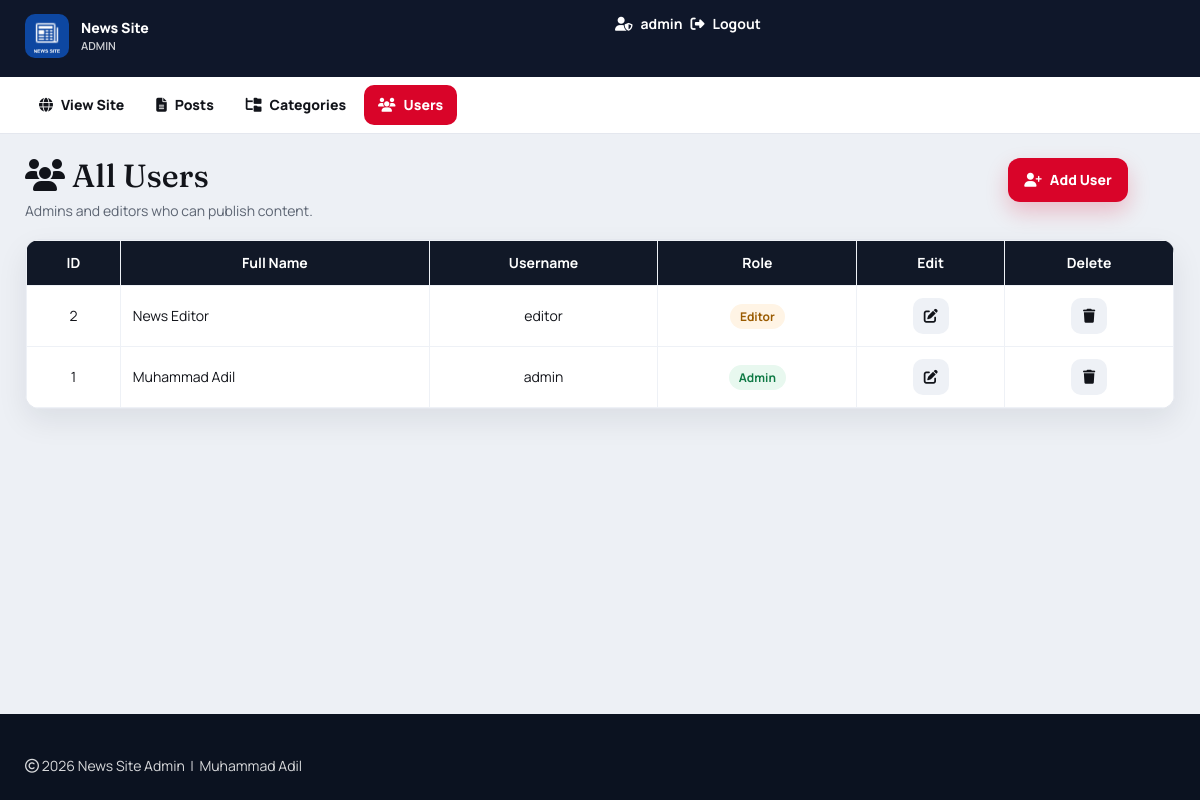
The page /admin/users.php (signed in) on the database its author committed.
### tables this page shows
CREATE TABLE `users` (
  `id` int(11) NOT NULL AUTO_INCREMENT,
  `first_name` varchar(30) NOT NULL,
  `last_name` varchar(30) NOT NULL,
  `username` varchar(30) DEFAULT NULL,
  `password` varchar(40) DEFAULT NULL,
  `role` int(11) NOT NULL COMMENT '1=Admin, 0=Normal',
  PRIMARY KEY (`id`)
);

### includes/helpers.php (called while the page is built, shortened)
<?php
function e($value)
{
    return htmlspecialchars((string) $value, ENT_QUOTES, 'UTF-8');
}

### admin/users.php (the view, shortened to what this page needs)
<?php
include "header.php";
include "config.php";
?>
  <div id="admin-content">
      <div class="container">
          <div class="row">
              <div class="col-xs-12 col-sm-8 col-md-10">
                  <h1 class="admin-heading"><i class="fa-solid fa-users"></i> All Users</h1>
                  <p class="admin-sub">Admins and editors who can publish content.</p>
              </div>
              <div class="col-xs-12 col-sm-4 col-md-2">
                  <a class="add-new btn btn-brand" href="add-user.php"><i class="fa-solid fa-user-plus"></i> Add User</a>
              </div>
              <div class="col-xs-12">
                  <?php
                 $limit = 10;
                 $page = isset($_GET['page']) ? max(1, (int) $_GET['page']) : 1;
                 $offset = ($page - 1) * $limit;
                 $sql = "SELECT * FROM users ORDER BY id DESC LIMIT {$offset}, {$limit}";
                 $result = mysqli_query($conn, $sql) or die("query failed.");
                 if (mysqli_num_rows($result) > 0) {
                  ?>
                  <div class="table-wrap">
                  <table class="content-table">
                      <thead>
                          <tr>
                          <th>ID</th>
                          <th>Full Name</th>
                          <th>Username</th>
                          <th>Role</th>
                          <th>Edit</th>
                          <th>Delete</th>
                          </tr>
                      </thead>
                      <tbody>
                      <?php while ($row = mysqli_fetch_assoc($result)) { ?>
                          <tr>
                              <td class="id"><?php echo (int) $row['id']; ?></td>
                              <td><?php echo e($row['first_name'] . ' ' . $row['last_name']); ?></td>
                              <td><?php echo e($row['username']); ?></td>
                              <td>
                                <span class="badge-role <?php echo ((int) $row['role'] === 1) ? 'is-admin' : 'is-editor'; ?>">
                                  <?php echo ((int) $row['role'] === 1) ? 'Admin' : 'Editor'; ?>
                                </span>
                              </td>
                              <td class="edit">
                                <a class="action-btn edit-btn" href="update-user.php?id=<?php echo (int) $row['id']; ?>" title="Edit">
                                  <i class="fa-solid fa-pen-to-square"></i>
                                </a>
                              </td>
                              <td class="delete">
                                <a class="action-btn delete-btn" href="delete-user.php?id=<?php echo (int) $row['id']; ?>" title="Delete" onclick="return confirm('Delete this user?');">
                                  <i class="fa-solid fa-trash"></i>
                                </a>
                              </td>
                          </tr>
                          <?php } ?>
                      </tbody>
                  </table>
                  </div>
                  <?php
                 } else {
                    echo "<p class='empty-state'>No users found.</p>";
                 }
                  ?>
              </div>
          </div>
      </div>
  </div>
<?php include "footer.php"; ?>

### css/style.css (style rules this page uses)
:root { --ink: #12141a; --muted: #5c6472; --line: #e4e7ee; --page: #f3f5f8; --surface: #ffffff; --brand: #111827; --accent: #d90429; --accent-dark: #b00321; --nav: #0f172a; --shadow: 0 12px 30px rgba(17, 24, 39, 0.08); --radius: 14px; --font-display: "Fraunces", Georgia, serif; --font-body: "Manrope", "Segoe UI", sans-serif; }
*, *::before, *::after { box-sizing: border-box; }
html { -webkit-text-size-adjust: 100%; scroll-behavior: smooth; }
body { margin: 0; color: var(--ink); background: radial-gradient(circle at top right, rgba(217, 4, 41, 0.06), transparent 28%), linear-gradient(180deg, #fafbfc 0%, var(--page) 40%); font-family: var(--font-body); overflow-x: hidden; }
a { color: inherit; text-decoration: none; }
.container { width: 100%; max-width: 1180px; }
.btn { display: inline-flex; align-items: center; justify-content: center; gap: 8px; border: 0; border-radius: 12px; font-weight: 750; font-family: var(--font-body); line-height: 1.2; transition: transform 0.15s ease, background 0.15s ease, color 0.15s ease, box-shadow 0.15s ease; }
.btn-accent, .btn.btn-primary, .btn-brand { background: var(--accent) !important; color: #fff !important; padding: 11px 16px; box-shadow: 0 10px 22px rgba(217, 4, 41, 0.22); }
.admin-body { background: #edf0f5; }
#admin-content { padding: 24px 0 40px; min-height: 70vh; }
#admin-content .admin-heading { font-family: var(--font-display); font-size: 32px; margin: 0 0 8px; }
.admin-sub { color: var(--muted); margin: 0 0 18px; }
#admin-content .add-new { display: inline-flex; align-items: center; justify-content: center; gap: 8px; min-height: 44px; background: var(--accent); color: #fff; border-radius: 12px; padding: 10px 16px; font-weight: 750; }
.table-wrap { overflow-x: auto; background: #fff; border: 1px solid var(--line); border-radius: 14px; box-shadow: var(--shadow); }
.content-table { width: 100%; margin: 0; border: 0; }
.content-table thead { background: #111827; color: #fff; }
.content-table th, .content-table td { padding: 12px; border: 1px solid #eef1f6; text-align: center; vertical-align: middle; }
.content-table tbody td:nth-child(2), .content-table tbody .title-cell { text-align: left; }
.badge-cat, .badge-role { display: inline-block; padding: 4px 10px; border-radius: 999px; font-size: 12px; font-weight: 700; background: #ffe5ea; color: var(--accent-dark); }
.badge-role.is-admin { background: #e8f8ef; color: #0f7a45; }
.badge-role.is-editor { background: #fff4e5; color: #9a5b00; }
.action-btn { display: inline-flex; align-items: center; justify-content: center; width: 36px; height: 36px; border-radius: 10px; background: #eef1f6; color: var(--ink); }

### rows shown on the page
users: id "2", first_name+last_name "News Editor", username "editor", role "Editor"
users: id "1", first_name+last_name "Muhammad Adil", username "admin", role "Admin"

### other values the page prints
$_SESSION["username"] "admin"
